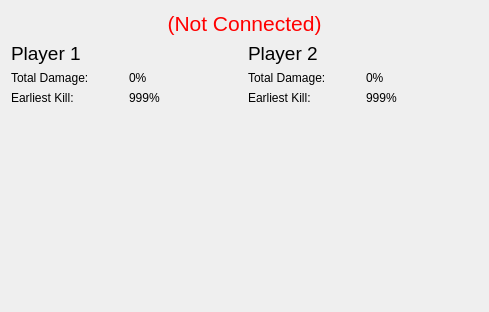
<?xml version="1.0" encoding="UTF-8"?>
<ui version="4.0">
 <class>ExampleView</class>
 <widget class="QWidget" name="ExampleView">
  <property name="geometry">
   <rect>
    <x>0</x>
    <y>0</y>
    <width>489</width>
    <height>312</height>
   </rect>
  </property>
  <property name="windowTitle">
   <string>Form</string>
  </property>
  <layout class="QGridLayout" name="gridLayout">
   <item row="3" column="0">
    <widget class="QLabel" name="label_3">
     <property name="text">
      <string>Earliest Kill:</string>
     </property>
    </widget>
   </item>
   <item row="2" column="2">
    <widget class="QLabel" name="label_2">
     <property name="text">
      <string>Total Damage:</string>
     </property>
    </widget>
   </item>
   <item row="3" column="2">
    <widget class="QLabel" name="label_5">
     <property name="text">
      <string>Earliest Kill:</string>
     </property>
    </widget>
   </item>
   <item row="1" column="2">
    <widget class="QLabel" name="label_player2">
     <property name="font">
      <font>
       <pointsize>14</pointsize>
      </font>
     </property>
     <property name="text">
      <string>Player 2</string>
     </property>
    </widget>
   </item>
   <item row="2" column="3">
    <widget class="QLabel" name="label_totalDamagePlayer2">
     <property name="text">
      <string>0%</string>
     </property>
    </widget>
   </item>
   <item row="3" column="3">
    <widget class="QLabel" name="label_earliestKillPlayer2">
     <property name="text">
      <string>999%</string>
     </property>
    </widget>
   </item>
   <item row="2" column="1">
    <widget class="QLabel" name="label_totalDamagePlayer1">
     <property name="text">
      <string>0%</string>
     </property>
    </widget>
   </item>
   <item row="1" column="0">
    <widget class="QLabel" name="label_player1">
     <property name="font">
      <font>
       <pointsize>14</pointsize>
      </font>
     </property>
     <property name="text">
      <string>Player 1</string>
     </property>
    </widget>
   </item>
   <item row="3" column="1">
    <widget class="QLabel" name="label_earliestKillPlayer1">
     <property name="text">
      <string>999%</string>
     </property>
    </widget>
   </item>
   <item row="2" column="0">
    <widget class="QLabel" name="label">
     <property name="text">
      <string>Total Damage:</string>
     </property>
    </widget>
   </item>
   <item row="0" column="0" colspan="4">
    <widget class="QLabel" name="label_disconnected">
     <property name="text">
      <string>&lt;html&gt;&lt;head/&gt;&lt;body&gt;&lt;p align=&quot;center&quot;&gt;&lt;span style=&quot; font-size:16pt; color:#ff0000;&quot;&gt;(Not Connected)&lt;/span&gt;&lt;/p&gt;&lt;/body&gt;&lt;/html&gt;</string>
     </property>
    </widget>
   </item>
   <item row="4" column="0">
    <spacer name="verticalSpacer">
     <property name="orientation">
      <enum>Qt::Vertical</enum>
     </property>
     <property name="sizeHint" stdset="0">
      <size>
       <width>20</width>
       <height>40</height>
      </size>
     </property>
    </spacer>
   </item>
  </layout>
 </widget>
 <resources/>
 <connections/>
</ui>
